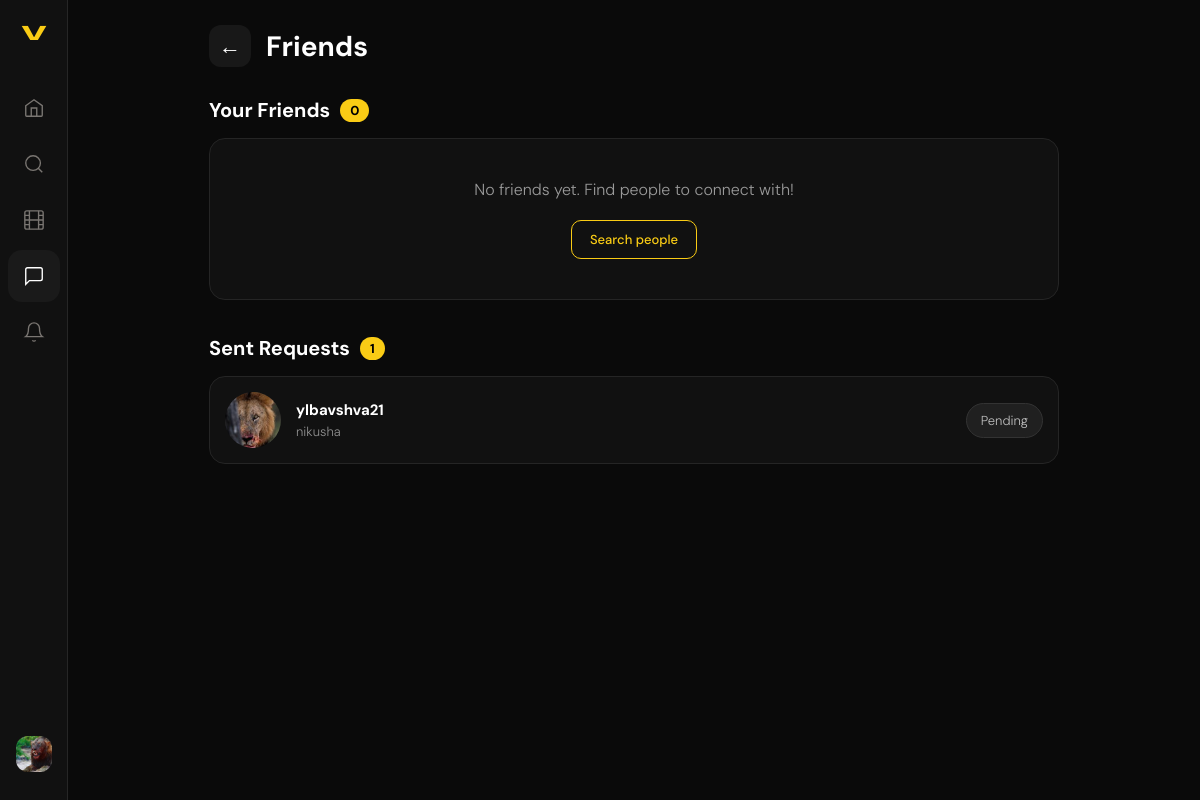
Page /chats/friends/ (signed in) on the earlier database version.
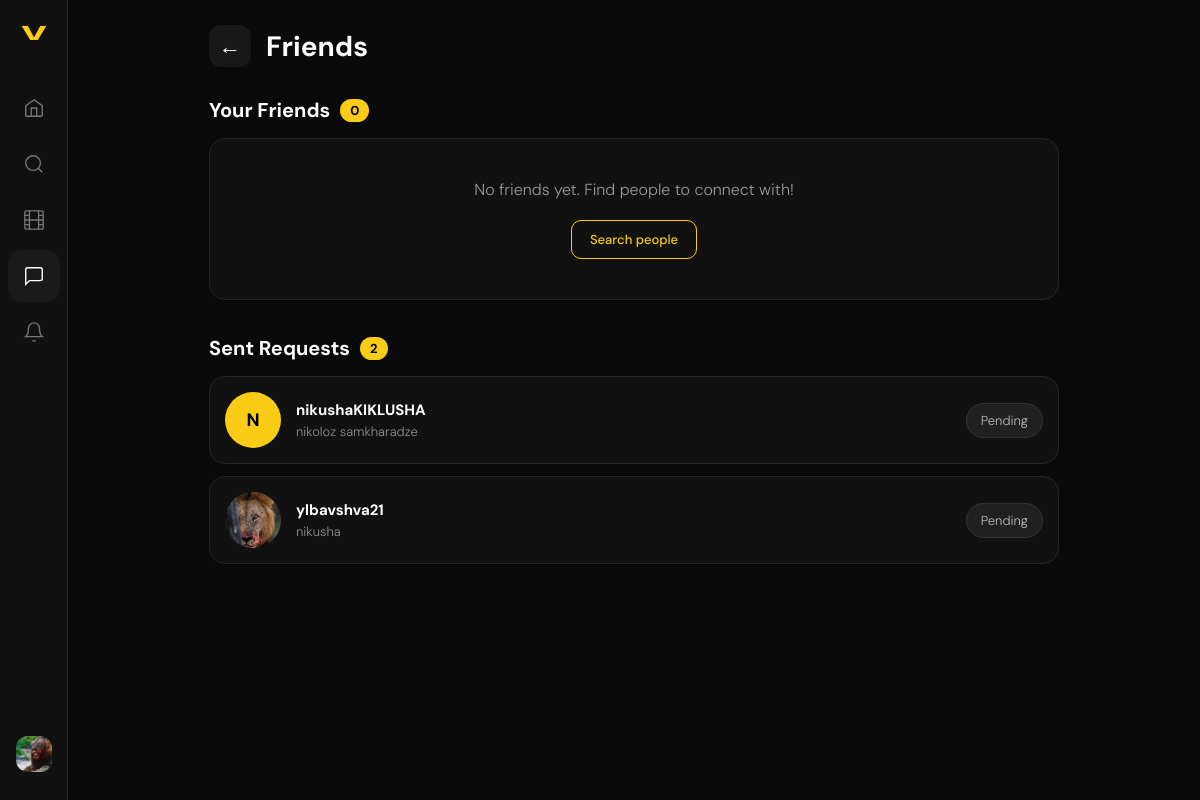
Same page on the later database version.
### chats/models.py (models this page shows, shortened)
class FriendRequest(models.Model):
    STATUS = [
        ('pending',  'Pending'),
        ('accepted', 'Accepted'),
        ('declined', 'Declined'),
    ]
    id         = models.UUIDField(primary_key=True, default=uuid.uuid4, editable=False)
    from_user  = models.ForeignKey(settings.AUTH_USER_MODEL, on_delete=models.CASCADE, related_name='sent_requests')
    to_user    = models.ForeignKey(settings.AUTH_USER_MODEL, on_delete=models.CASCADE, related_name='received_requests')
    status     = models.CharField(max_length=10, choices=STATUS, default='pending')
    created_at = models.DateTimeField(auto_now_add=True)
    class Meta:
        db_table      = 'friend_requests'
        unique_together = ('from_user', 'to_user')

### users/models.py (models this page shows, shortened)
class User(AbstractUser):
    id = models.UUIDField(primary_key=True, default=uuid.uuid4, editable=False)
    bio = models.TextField(max_length=500, blank=True)
    avatar = models.ImageField(upload_to='profile_pics/', blank=True, null=True)
    website = models.URLField(blank=True)
    is_private = models.BooleanField(default=False)
    followers = models.ManyToManyField(
        'self',
        through='Follow',
        symmetrical=False,
        related_name='following_set'
    )
    class Meta:
        db_table = 'users'

### chats/views.py (the view)
# urls.py: path('friends/',                        views.friend_requests_view,    name='friends'),
@login_required
def friend_requests_view(request):
    received = FriendRequest.objects.filter(
        to_user=request.user, status='pending'
    ).select_related('from_user').order_by('-created_at')
    sent = FriendRequest.objects.filter(
        from_user=request.user, status='pending'
    ).select_related('to_user').order_by('-created_at')
    friends = Friendship.get_friends(request.user)
    return render(request, 'chats/friends.html', {
        'received': received,
        'sent': sent,
        'friends': friends,
    })

### chats/models.py (called while the page is built)
    @classmethod
    def get_friends(cls, user):
        from django.conf import settings
        User = settings.AUTH_USER_MODEL
        qs = cls.objects.filter(
            models.Q(user1=user) | models.Q(user2=user)
        ).select_related('user1', 'user2')
        friends = []
        for f in qs:
            friends.append(f.user2 if f.user1 == user else f.user1)
        return friends

### templates/chats/friends.html (shortened to what this page needs)
{% extends 'users/base.html' %}
{% load static %}
{% block nav_chats %}active{% endblock %}
{% block extra_css %}<link rel="stylesheet" href="{% static 'chats/main.css' %}">{% endblock %}
{% block content %}
<div class="friends-page">
  <div class="friends-header">
    <a href="{% url 'chats:list' %}" class="back-btn">←</a>
    <h2>Friends</h2>
  </div>
  <div class="friends-section">
    <h3 class="fs-title">Your Friends <span class="fs-count">{{ friends|length }}</span></h3>
    {% for friend in friends %}
      <div class="fr-row">
        <a href="{% url 'users:profile' friend.username %}" class="fr-av-wrap">
          {% if friend.avatar %}
            <img src="{{ friend.avatar.url }}" class="fr-av" />
          {% else %}
            <div class="fr-av-ph">{{ friend.username|first|upper }}</div>
          {% endif %}
        </a>
        <div class="fr-info">
          <strong>{{ friend.username }}</strong>
          <span>{{ friend.get_full_name }}</span>
        </div>
        <a href="{% url 'chats:start_dm' friend.username %}" class="fr-msg-btn">
          <svg viewBox="0 0 24 24" fill="none" stroke="currentColor" stroke-width="1.5" width="16" height="16"><path d="M21 15a2 2 0 01-2 2H7l-4 4V5a2 2 0 012-2h14a2 2 0 012 2z"/></svg>
          Message
        </a>
      </div>
    {% empty %}
      <div class="fs-empty">
        <p>No friends yet. Find people to connect with!</p>
        <a href="{% url 'users:search' %}" class="btn-outline">Search people</a>
      </div>
    {% endfor %}
  </div>
  {% if sent %}
  <div class="friends-section">
    <h3 class="fs-title">Sent Requests <span class="fs-count">{{ sent.count }}</span></h3>
    {% for req in sent %}
      <div class="fr-row">
        <a href="{% url 'users:profile' req.to_user.username %}" class="fr-av-wrap">
          {% if req.to_user.avatar %}
            <img src="{{ req.to_user.avatar.url }}" class="fr-av" />
          {% else %}
            <div class="fr-av-ph">{{ req.to_user.username|first|upper }}</div>
          {% endif %}
        </a>
        <div class="fr-info">
          <strong>{{ req.to_user.username }}</strong>
          <span>{{ req.to_user.get_full_name }}</span>
        </div>
        <span class="fr-pending-badge">Pending</span>
      </div>
    {% endfor %}
  </div>
  {% endif %}
</div>
{% endblock %}

Differences in the rows shown:
added FriendRequest: to_user.username|first "N", to_user.username "nikushaKIKLUSHA", to_user.get_full_name "nikoloz samkharadze"
Other differences:
{{ sent.count }}: "1" → "2"
